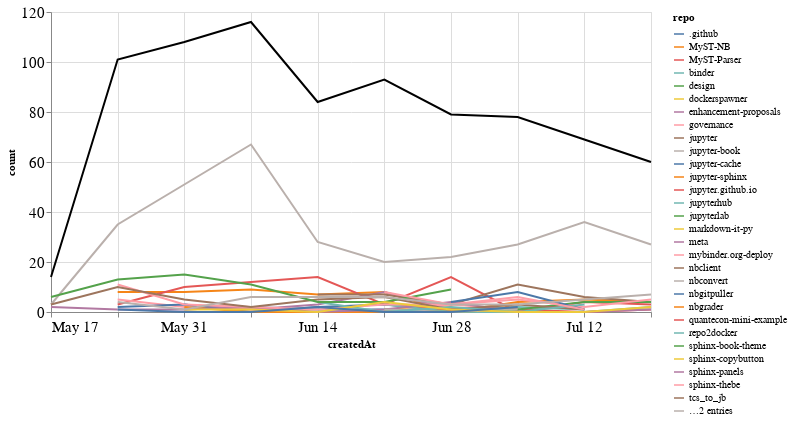

The code cell stored with this chart in its notebook:
### Markdown cell above
## Comments

### Code cell
comments_time = comments.groupby('repo').resample('W', on='createdAt').count()['author'].reset_index()
comments_time = comments_time.rename(columns={'author': 'count'})
comments_time_total = comments_time.groupby('createdAt').agg({"count": "sum"}).reset_index()
ch1 = alt.Chart(comments_time, width=600).mark_line().encode(
    x='createdAt',
    y='count',
    color='repo',
    tooltip="repo"
)

ch2 = alt.Chart(comments_time_total, width=600).mark_line(color="black").encode(
    x='createdAt',
    y='count',
)

ch1 + ch2

### Figure 1 — Vega-Lite specification as saved in the notebook (floating-point values rounded to 4 significant figures; data arrays with more than 128 entries replaced by an {"elided": "..."} marker saying what was removed)
{"config": {"axisLeft": {"labelFontSize": 15}, "axisBottom": {"labelFontSize": 15}}, "layer": [{"data": {"name": "data-4b08401f591389ea7dfff2ab77b6e7f8"}, "mark": "line", "encoding": {"color": {"type": "nominal", "field": "repo"}, "tooltip": {"type": "nominal", "field": "repo"}, "x": {"type": "temporal", "field": "createdAt"}, "y": {"type": "quantitative", "field": "count"}}, "width": 600}, {"data": {"name": "data-d71c86abe4ab6d586116f2b4fd78803e"}, "mark": {"type": "line", "color": "black"}, "encoding": {"x": {"type": "temporal", "field": "createdAt"}, "y": {"type": "quantitative", "field": "count"}}, "width": 600}], "$schema": "https://vega.github.io/schema/vega-lite/v4.8.1.json", "datasets": {"data-4b08401f591389ea7dfff2ab77b6e7f8": {"elided": "165 records"}, "data-d71c86abe4ab6d586116f2b4fd78803e": [{"createdAt": "2020-05-17T00:00:00", "count": 14}, {"createdAt": "2020-05-24T00:00:00", "count": 101}, {"createdAt": "2020-05-31T00:00:00", "count": 108}, {"createdAt": "2020-06-07T00:00:00", "count": 116}, {"createdAt": "2020-06-14T00:00:00", "count": 84}, {"createdAt": "2020-06-21T00:00:00", "count": 93}, {"createdAt": "2020-06-28T00:00:00", "count": 79}, {"createdAt": "2020-07-05T00:00:00", "count": 78}, {"createdAt": "2020-07-12T00:00:00", "count": 69}, {"createdAt": "2020-07-19T00:00:00", "count": 60}]}}
